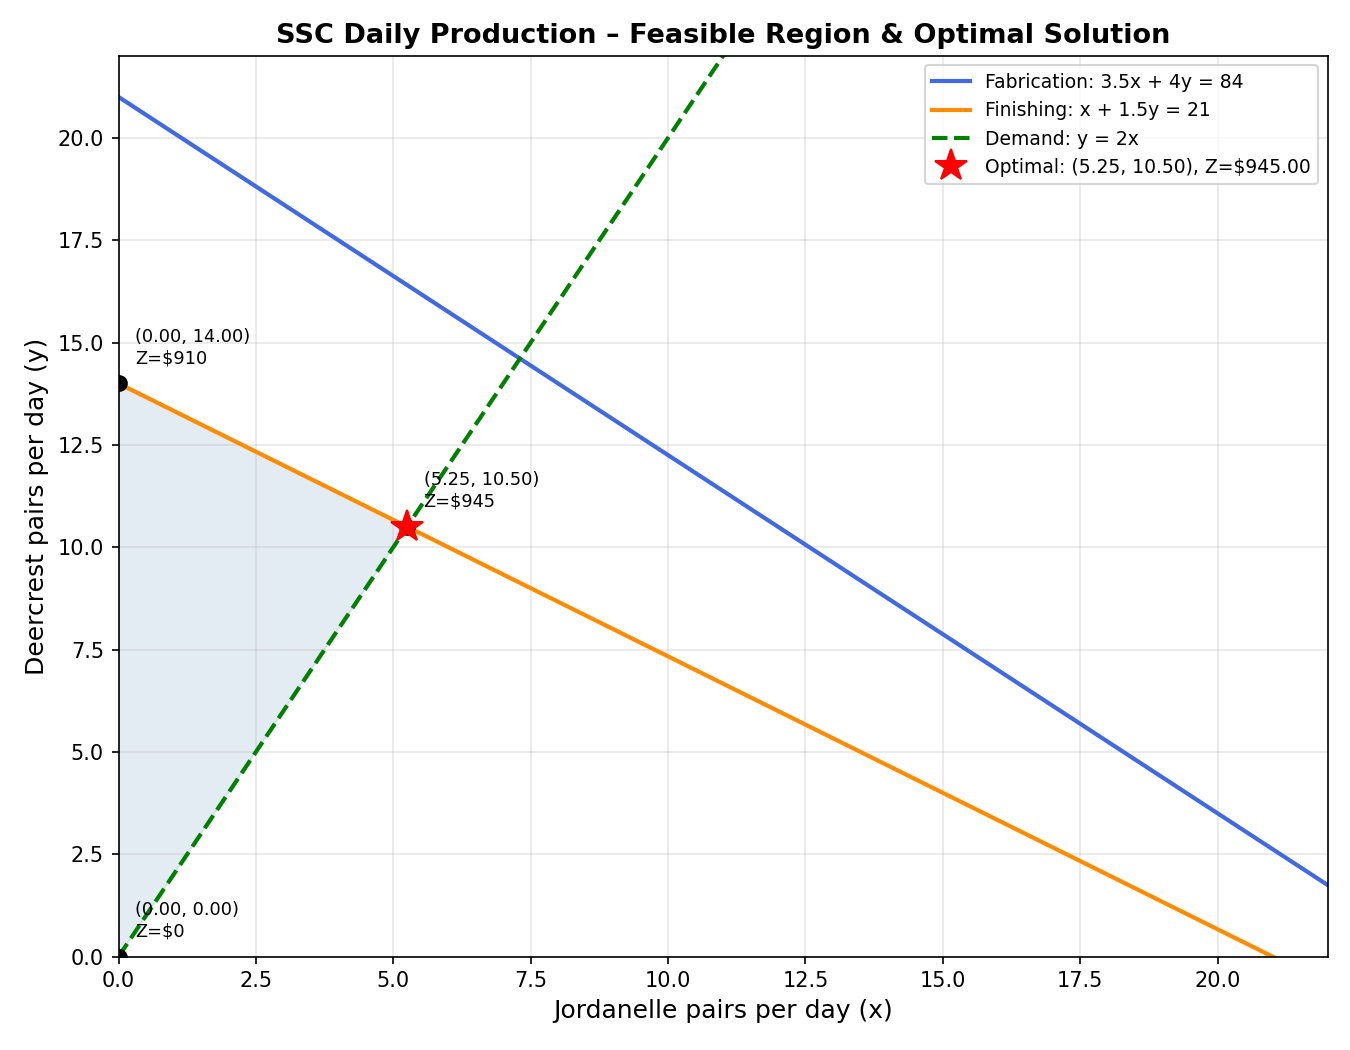

The script that saved this image:
"""
Sklenka Ski Company (SSC) - Daily Production Optimization
==========================================================
Linear Programming model to maximize daily net profit.

Decision Variables:
  x = number of Jordanelle ski pairs produced per day
  y = number of Deercrest ski pairs produced per day

Objective:
  Maximize Z = 50x + 65y

Constraints:
  Fabrication:  3.5x + 4.0y <= 84   (12 workers * 7 hrs)
  Finishing:    1.0x + 1.5y <= 21   (3 workers * 7 hrs)
  Demand ratio: y >= 2x              (at least 2x as many Deercrest)
  Non-neg:      x >= 0, y >= 0
"""

import numpy as np
from scipy.optimize import linprog
import matplotlib.pyplot as plt
import matplotlib.patches as mpatches

# ---------------------------------------------------------------------------
# 1. Solve with scipy.optimize.linprog (minimizes, so negate profits)
# ---------------------------------------------------------------------------
# Variables: [x, y]
c = [-50, -65]  # negate for maximization

# Inequality constraints (A_ub @ [x,y] <= b_ub)
A_ub = [
    [3.5,  4.0],   # fabrication
    [1.0,  1.5],   # finishing
    [1.0, -0.5],   # demand: -y + 2x <= 0  =>  y >= 2x  => 2x - y <= 0
]
b_ub = [84, 21, 0]

bounds = [(0, None), (0, None)]

result = linprog(c, A_ub=A_ub, b_ub=b_ub, bounds=bounds, method="highs")

x_opt = result.x[0]
y_opt = result.x[1]
z_opt = -result.fun  # negate back

# ---------------------------------------------------------------------------
# 2. Corner-point analysis (for verification)
# ---------------------------------------------------------------------------
def is_feasible(x, y, tol=1e-6):
    return (
        3.5*x + 4.0*y <= 84 + tol and
        1.0*x + 1.5*y <= 21 + tol and
        y >= 2*x - tol and
        x >= -tol and y >= -tol
    )

# Candidate corner points
corners = []

# (a) Origin
corners.append((0, 0))

# (b) x=0, finishing binding: y = 14
corners.append((0, 14))

# (c) x=0, fabrication binding: y = 21
corners.append((0, 21))

# (d) demand y=2x meets finishing 1x+1.5y=21
#     x + 1.5(2x) = 21 => 4x = 21 => x = 5.25, y = 10.5
corners.append((21/4, 21/2))

# (e) demand y=2x meets fabrication 3.5x+4y=84
#     3.5x + 8x = 84 => x = 84/11.5
x_e = 84 / 11.5
corners.append((x_e, 2*x_e))

# (f) finishing & fabrication intersection (no demand constraint)
#     3.5x + 4y = 84  and  x + 1.5y = 21
#     From finishing: x = 21 - 1.5y
#     3.5(21-1.5y) + 4y = 84 => 73.5 - 5.25y + 4y = 84 => -1.25y = 10.5 => y<0 (infeasible)
corners.append((21 - 1.5*(-8.4), -8.4))  # recorded but will be filtered

feasible_corners = [(x, y) for x, y in corners if is_feasible(x, y)]

print("=" * 60)
print("  Sklenka Ski Company – Daily Production Optimization")
print("=" * 60)
print()
print("FEASIBLE CORNER POINTS:")
print(f"  {'Point':<20} {'x (Jordanelle)':>15} {'y (Deercrest)':>14} {'Profit ($)':>12}")
print("  " + "-" * 63)
for (x, y) in feasible_corners:
    z = 50*x + 65*y
    print(f"  ({x:.4f}, {y:.4f}){'':<8} {x:>15.4f} {y:>14.4f} {z:>12.2f}")

print()
print("OPTIMAL SOLUTION (LP Solver):")
print(f"  Jordanelle pairs/day  (x) = {x_opt:.4f}")
print(f"  Deercrest  pairs/day  (y) = {y_opt:.4f}")
print(f"  Maximum daily profit  (Z) = ${z_opt:.2f}")
print()

# ---------------------------------------------------------------------------
# 3. Weekly production summary
# ---------------------------------------------------------------------------
days_per_week = 5
print("WEEKLY PRODUCTION SUMMARY (5-day week):")
print(f"  Jordanelle pairs/week = {x_opt * days_per_week:.2f}")
print(f"  Deercrest  pairs/week = {y_opt * days_per_week:.2f}")
print(f"  Total weekly profit   = ${z_opt * days_per_week:.2f}")
print()

# Verify constraints
print("CONSTRAINT VERIFICATION (daily):")
fab_used = 3.5*x_opt + 4.0*y_opt
fin_used = 1.0*x_opt + 1.5*y_opt
ratio    = y_opt / x_opt if x_opt > 0 else float("inf")
print(f"  Fabrication used : {fab_used:.2f} / 84.00 hrs  (slack: {84 - fab_used:.2f})")
print(f"  Finishing used   : {fin_used:.2f} / 21.00 hrs  (slack: {21 - fin_used:.2f})")
print(f"  Deercrest/Jordan : {ratio:.4f}  (required >= 2.00)")
print()

# ---------------------------------------------------------------------------
# 4. Graphical visualization
# ---------------------------------------------------------------------------
fig, ax = plt.subplots(figsize=(9, 7))

x_range = np.linspace(0, 25, 400)

# Constraint boundary lines
y_fab  = (84 - 3.5*x_range) / 4.0
y_fin  = (21 - 1.0*x_range) / 1.5
y_dem  = 2.0 * x_range

ax.plot(x_range, y_fab, label="Fabrication: 3.5x + 4y = 84", color="royalblue", lw=2)
ax.plot(x_range, y_fin, label="Finishing: x + 1.5y = 21",    color="darkorange", lw=2)
ax.plot(x_range, y_dem, label="Demand: y = 2x",               color="green",      lw=2, ls="--")

# Shade feasible region
from matplotlib.patches import Polygon
from matplotlib.collections import PatchCollection

feasible_pts = sorted(feasible_corners, key=lambda p: np.arctan2(p[1]-y_opt, p[0]-x_opt))
poly = Polygon(feasible_pts, closed=True, alpha=0.15, color="steelblue")
ax.add_patch(poly)

# Mark corner points
for (px, py) in feasible_corners:
    z = 50*px + 65*py
    ax.plot(px, py, "ko", ms=7, zorder=5)
    ax.annotate(f"({px:.2f}, {py:.2f})\nZ=${z:.0f}",
                xy=(px, py), xytext=(px+0.3, py+0.5),
                fontsize=8.5, color="black")

# Mark optimal point
ax.plot(x_opt, y_opt, "r*", ms=16, zorder=6, label=f"Optimal: ({x_opt:.2f}, {y_opt:.2f}), Z=${z_opt:.2f}")

ax.set_xlim(0, 22)
ax.set_ylim(0, 22)
ax.set_xlabel("Jordanelle pairs per day (x)", fontsize=12)
ax.set_ylabel("Deercrest pairs per day (y)",  fontsize=12)
ax.set_title("SSC Daily Production – Feasible Region & Optimal Solution", fontsize=13, fontweight="bold")
ax.legend(loc="upper right", fontsize=9)
ax.grid(True, alpha=0.3)

plt.tight_layout()
plt.savefig("ssc_production.png", dpi=150)
print("Plot saved to ssc_production.png")
